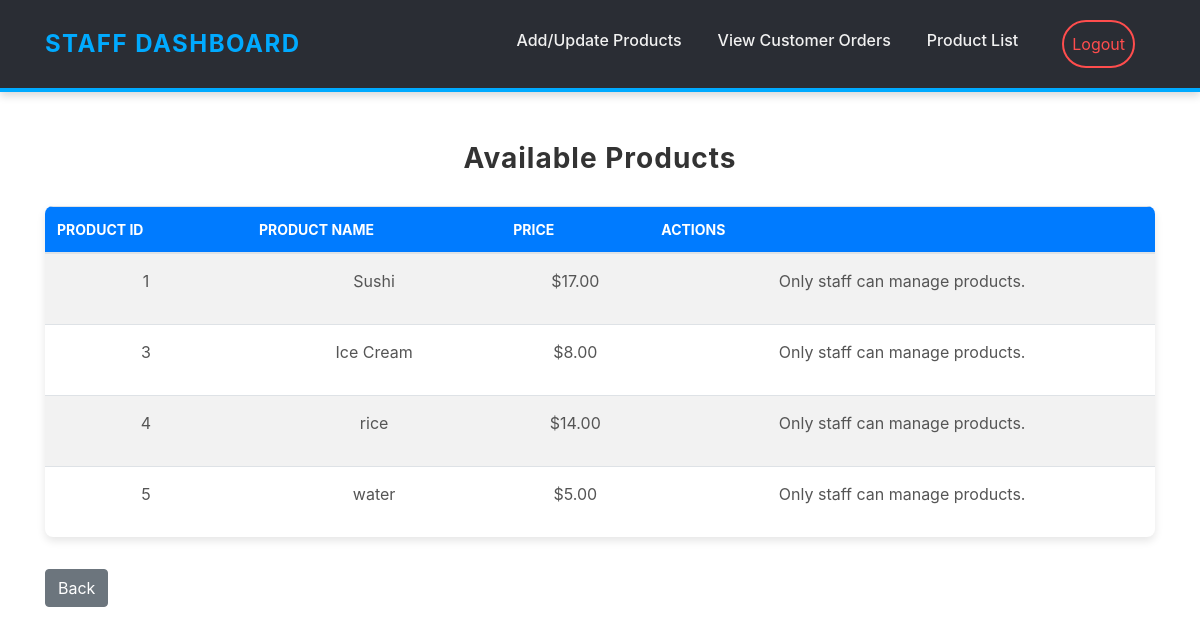
Screenshot of /products/ (signed in) with the database file from the repository.
### store/models.py (models this page shows, shortened)
class Product(models.Model):
    name = models.CharField(max_length=255)
    price = models.DecimalField(max_digits=10, decimal_places=2)

### store/views.py (the view)
# urls.py: path('products/', views.product_list, name='product_list'),
@login_required
def product_list(request):
    products = Product.objects.all()
    return render(request, 'store/product_list.html', {'products': products})

### store/templates/store/product_list.html (shortened to what this page needs)
<!DOCTYPE html>
<html lang="en">
<head>
    <link rel="stylesheet" href="https://stackpath.bootstrapcdn.com/bootstrap/4.3.1/css/bootstrap.min.css">
</head>
<body>
    {% include 'adminNav.html' %}
    <div class="container products-container">
        <h2>Available Products</h2>
        <table class="table products-table table-striped">
            <thead>
                <tr>
                    <th>Product ID</th>
                    <th>Product Name</th>
                    <th>Price</th>
                    <th>Actions</th>
                </tr>
            </thead>
            <tbody>
                {% for product in products %}
                <tr>
                    <td data-label="Product ID">{{ product.id }}</td>
                    <td data-label="Product Name">{{ product.name }}</td>
                    <td data-label="Price">${{ product.price }}</td>
                    <td data-label="Actions">
                        {% if user.is_authenticated and user.is_staff %}
                        <a href="{% url 'update_product' product.id %}" class="btn btn-warning btn-sm">Edit</a>
                        <form method="post" action="{% url 'delete_product' product.id %}">
                            {% csrf_token %}
                            <button type="submit" class="btn btn-danger btn-sm">Delete</button>
                        </form>
                        {% else %}
                        <p>Only staff can manage products.</p>
                        {% endif %}
                    </td>
                </tr>
                {% empty %}
                <tr>
                    <td colspan="4">No products available.</td>
                </tr>
                {% endfor %}
            </tbody>
        </table>
        <a href="{% url 'home' %}" class="btn btn-secondary mt-3">Back</a>
    </div>
</body>
</html>

### store/templates/adminNav.html (shortened to what this page needs)
<nav class="navbar navbar-expand-lg custom-navbar">
    <div class="container">
        <a class="navbar-brand custom-brand" href="{% url 'home' %}">Staff Dashboard</a>
        <div class="collapse navbar-collapse" id="navbarNav">
            <ul class="navbar-nav ml-auto">
                <li class="nav-item">
                    <a class="nav-link custom-link" href="{% url 'add_product' %}">Add/Update Products</a>
                </li>
                <li class="nav-item">
                    <a class="nav-link custom-link" href="{% url 'view_carts' %}">View Customer Orders</a>
                </li>
                <li class="nav-item">
                    <a class="nav-link custom-link" href="{% url 'product_list' %}">Product List</a>
                </li>
                {% if user.is_authenticated %}
                <li class="nav-item">
                    <a class="nav-link custom-logout ml-3" href="{% url 'logout' %}">Logout</a>
                </li>
                {% endif %}
            </ul>
        </div>
    </div>
</nav>

### store/templates/store/product_list.html (style rules this page uses)
.products-container { margin-top: 50px; }
h2 { font-size: 28px; font-weight: 700; color: #333; margin-bottom: 30px; text-align: center; letter-spacing: 1px; }
.products-table { width: 100%; background-color: #fff; border-collapse: collapse; box-shadow: 0 4px 8px rgba(0, 0, 0, 0.1); border-radius: 8px; overflow: hidden; }
.products-table thead th { background-color: #007bff; color: #fff; text-transform: uppercase; font-size: 14px; padding: 12px; }
.products-table tbody td { padding: 15px; text-align: center; color: #555; }
.products-table tbody tr { border-bottom: 1px solid #ddd; }
.products-table tbody tr:last-child { border-bottom: none; }
.products-container .btn-secondary { background-color: #6c757d; border-color: #6c757d; color: #fff; }

### store/templates/adminNav.html (style rules this page uses)
.custom-navbar { background-color: #2a2d34; padding: 20px 30px; border-bottom: 4px solid #00aaff; box-shadow: 0 4px 8px rgba(0, 0, 0, 0.15); }
.custom-brand { font-size: 24px; color: #00aaff; font-weight: bold; text-transform: uppercase; letter-spacing: 1.5px; }
.custom-link { font-size: 16px; font-weight: 500; color: #f1f1f1; transition: color 0.3s ease, font-weight 0.3s ease; }
.custom-logout { padding: 10px 20px; background-color: transparent; color: #ff4d4d; border: 2px solid #ff4d4d; border-radius: 25px; transition: all 0.3s ease; }
.custom-navbar .navbar-collapse { justify-content: flex-end; }
.custom-navbar .navbar-nav .nav-item { margin-right: 20px; }

### rows the page displays
Product: id "1", name "Sushi", price "17.00"
Product: id "3", name "Ice Cream", price "8.00"
Product: id "4", name "rice", price "14.00"
Product: id "5", name "water", price "5.00"
